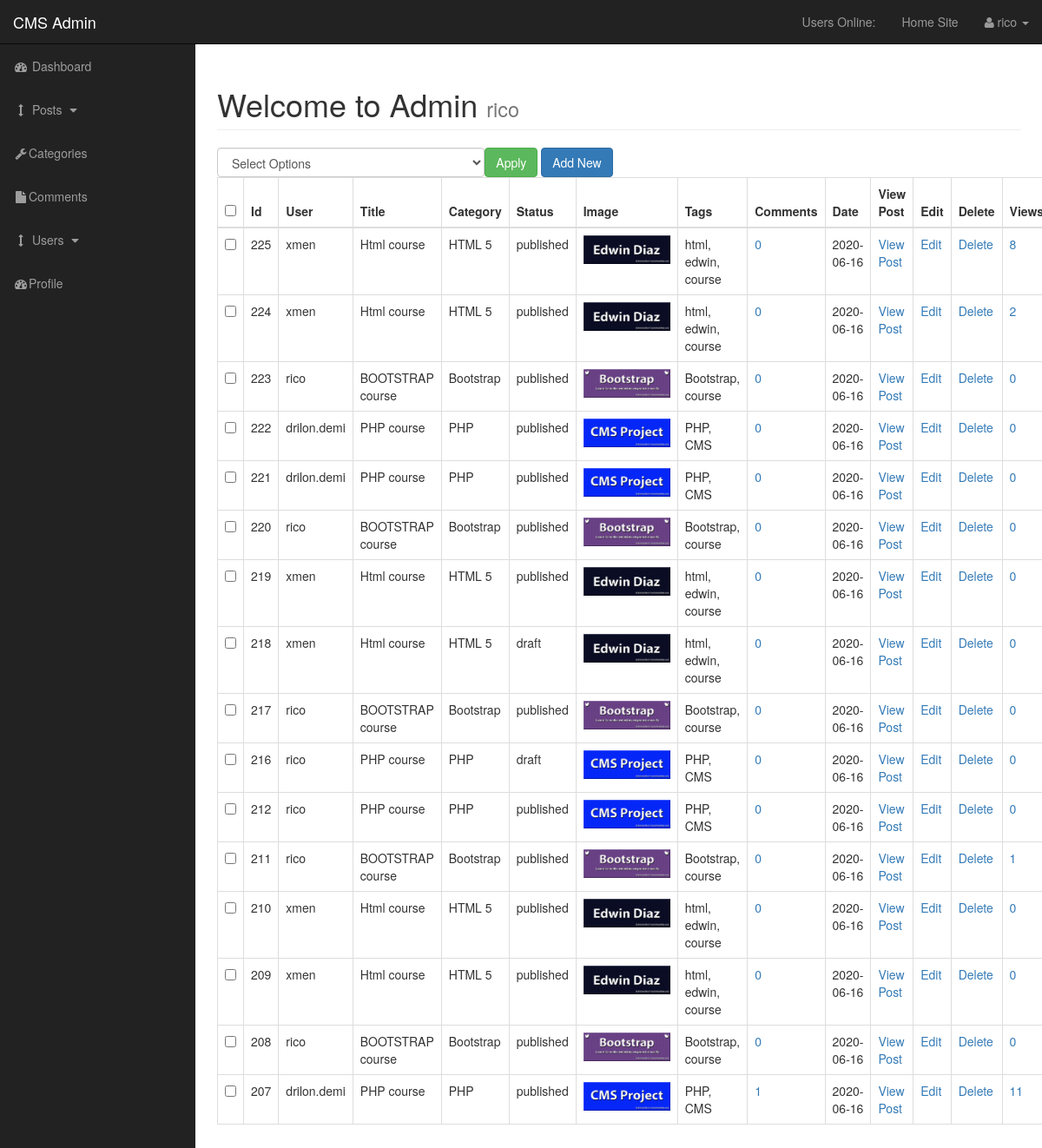
/admin/posts.php (signed in), run on the app's committed database.
### tables this page shows
CREATE TABLE `posts` (
  `post_id` int(3) NOT NULL,
  `post_category_id` int(3) NOT NULL,
  `post_title` varchar(255) NOT NULL,
  `post_author` varchar(255) NOT NULL,
  `post_user` varchar(255) NOT NULL,
  `post_date` date NOT NULL,
  `post_image` text NOT NULL,
  `post_content` text NOT NULL,
  `post_tags` varchar(255) NOT NULL,
  `post_comment_count` int(111) NOT NULL,
  `post_status` varchar(255) NOT NULL DEFAULT 'draft',
  `post_views_count` int(11) NOT NULL
);

CREATE TABLE `categories` (
  `cat_id` int(3) NOT NULL,
  `cat_title` varchar(255) NOT NULL
);

### admin/includes/view_all_posts.php (the view, shortened to what this page needs)
<form action="" method="post">
             <table class="table table-bordered table-hover">
               <div id="bulkOptionsContainer" class="col-xs-4">
                       <select class="form-control" name="bulk_options" id="">
                       <option value="">Select Options</option>
                   </select>
               </div>
               <div id="col-xs-4">
               <input type="submit" name="submit" class="btn btn-success" value="Apply">
               <a class="btn btn-primary" href="posts.php?source=add_post">Add New</a>
               </div>
                 <thead>
                     <tr>
                        <th><input id="selectAllBoxes" type="checkbox"></th>
                         <th>Id</th>
                         <th>User</th>
                         <th>Title</th>
                         <th>Category</th>
                         <th>Status</th>
                         <th>Image</th>
                         <th>Tags</th>
                         <th>Comments</th>
                         <th>Date</th>
                         <th>View Post</th>
                         <th>Edit</th>
                         <th>Delete</th>
                         <th>Views</th>
                     </tr>
                 </thead>
             <tbody>
                <?php
         $query = "SELECT * FROM posts ORDER BY post_id DESC";
         $select_posts = mysqli_query($connection, $query);
         while($row = mysqli_fetch_assoc($select_posts)) {
         $post_id = $row['post_id'];
         $post_author = $row['post_author'];
         $post_user = $row['post_user'];
         $post_title = $row['post_title'];
         $post_category_id = $row['post_category_id'];
         $post_status = $row['post_status'];
         $post_image = $row['post_image'];
         $post_tags = $row['post_tags'];
         $post_date = $row['post_date'];
         $post_views_count = $row['post_views_count'];
             echo "<tr>";
             ?>
             <td><input class='checkBoxes' id='selectAllBoxes' type='checkbox' name='checkBoxArray[]' value='<?php echo $post_id; ?>'></td>
             <?php
             echo "<td>$post_id</td>";
             if(!empty($post_author)){
                 echo "<td>$post_author</td>";
             }elseif(!empty($post_user)){
                  echo "<td>$post_user</td>";
             }
             echo "<td>$post_title</td>";
                 $query ="SELECT * FROM categories WHERE cat_id = {$post_category_id} ";
                 $select_categories_id  = mysqli_query($connection,$query);
                 while($row = mysqli_fetch_assoc($select_categories_id )) {
                 $cat_title = $row['cat_title'];
             echo "<td>{$cat_title}</td>";
                 }
             echo "<td>$post_status</td>";
             echo "<td><img width='100' src='../images/$post_image'alt='image'></td>";
             echo "<td>$post_tags</td>";
             $query = "SELECT * FROM comments WHERE comment_post_id = $post_id";
             $send_comment_query = mysqli_query($connection, $query);
             $count_comments = mysqli_num_rows($send_comment_query);
             echo "<td><a href='post_comments.php?id=$post_id'>$count_comments</a></td>";
             echo "<td>$post_date</td>";
             echo "<td><a href='../post.php?p_id={$post_id}'>View Post</a></td>";
             echo "<td><a href='posts.php?source=edit_post&p_id={$post_id}'>Edit</a></td>";
             echo "<td><a onClick=\"javascript: return confirm('Are you sure you want to delete this post?'); \" href='posts.php?delete={$post_id}'>Delete</a></td>";
             echo "<td><a href='posts.php?reset={$post_id}'>{$post_views_count}</a></td>";
             echo "</tr>";
         }
                 ?>
             </tbody>
              </table>
              </form>

### admin/css/sb-admin.css (style rules this page uses)
body { margin-top: 100px; background-color: #222; }
@media (min-width:768px) { body { margin-top: 50px; } }
#bulkOptionsContainer { padding: 0px;; }

### data on the page
posts: post_id "225", post_user "xmen", post_title "Html course", post_status "published", post_image (picture), post_tags "html, edwin, course", count_comments "0", post_date "2020-06-16", post_views_count "8"
categories: cat_title "HTML 5"
posts: post_id "224", post_user "xmen", post_title "Html course", post_status "published", post_image (picture), post_tags "html, edwin, course", count_comments "0", post_date "2020-06-16", post_views_count "2"
posts: post_id "223", post_user "rico", post_title "BOOTSTRAP course", post_status "published", post_image (picture), post_tags "Bootstrap, course", count_comments "0", post_date "2020-06-16", post_views_count "0"
categories: cat_title "Bootstrap"
posts: post_id "222", post_user "drilon.demi", post_title "PHP course", post_status "published", post_image (picture), post_tags "PHP, CMS", count_comments "0", post_date "2020-06-16", post_views_count "0"
categories: cat_title "PHP"
posts: post_id "221", post_user "drilon.demi", post_title "PHP course", post_status "published", post_image (picture), post_tags "PHP, CMS", count_comments "0", post_date "2020-06-16", post_views_count "0"
posts: post_id "220", post_user "rico", post_title "BOOTSTRAP course", post_status "published", post_image (picture), post_tags "Bootstrap, course", count_comments "0", post_date "2020-06-16", post_views_count "0"
posts: post_id "219", post_user "xmen", post_title "Html course", post_status "published", post_image (picture), post_tags "html, edwin, course", count_comments "0", post_date "2020-06-16", post_views_count "0"
posts: post_id "218", post_user "xmen", post_title "Html course", post_status "draft", post_image (picture), post_tags "html, edwin, course", count_comments "0", post_date "2020-06-16", post_views_count "0"
posts: post_id "217", post_user "rico", post_title "BOOTSTRAP course", post_status "published", post_image (picture), post_tags "Bootstrap, course", count_comments "0", post_date "2020-06-16", post_views_count "0"
posts: post_id "216", post_user "rico", post_title "PHP course", post_status "draft", post_image (picture), post_tags "PHP, CMS", count_comments "0", post_date "2020-06-16", post_views_count "0"
posts: post_id "212", post_user "rico", post_title "PHP course", post_status "published", post_image (picture), post_tags "PHP, CMS", count_comments "0", post_date "2020-06-16", post_views_count "0"
posts: post_id "211", post_user "rico", post_title "BOOTSTRAP course", post_status "published", post_image (picture), post_tags "Bootstrap, course", count_comments "0", post_date "2020-06-16", post_views_count "1"
posts: post_id "210", post_user "xmen", post_title "Html course", post_status "published", post_image (picture), post_tags "html, edwin, course", count_comments "0", post_date "2020-06-16", post_views_count "0"
posts: post_id "209", post_user "xmen", post_title "Html course", post_status "published", post_image (picture), post_tags "html, edwin, course", count_comments "0", post_date "2020-06-16", post_views_count "0"
posts: post_id "208", post_user "rico", post_title "BOOTSTRAP course", post_status "published", post_image (picture), post_tags "Bootstrap, course", count_comments "0", post_date "2020-06-16", post_views_count "0"
posts: post_id "207", post_user "drilon.demi", post_title "PHP course", post_status "published", post_image (picture), post_tags "PHP, CMS", count_comments "1", post_date "2020-06-16", post_views_count "11"

### other printed values
$_SESSION['username'] "rico"
